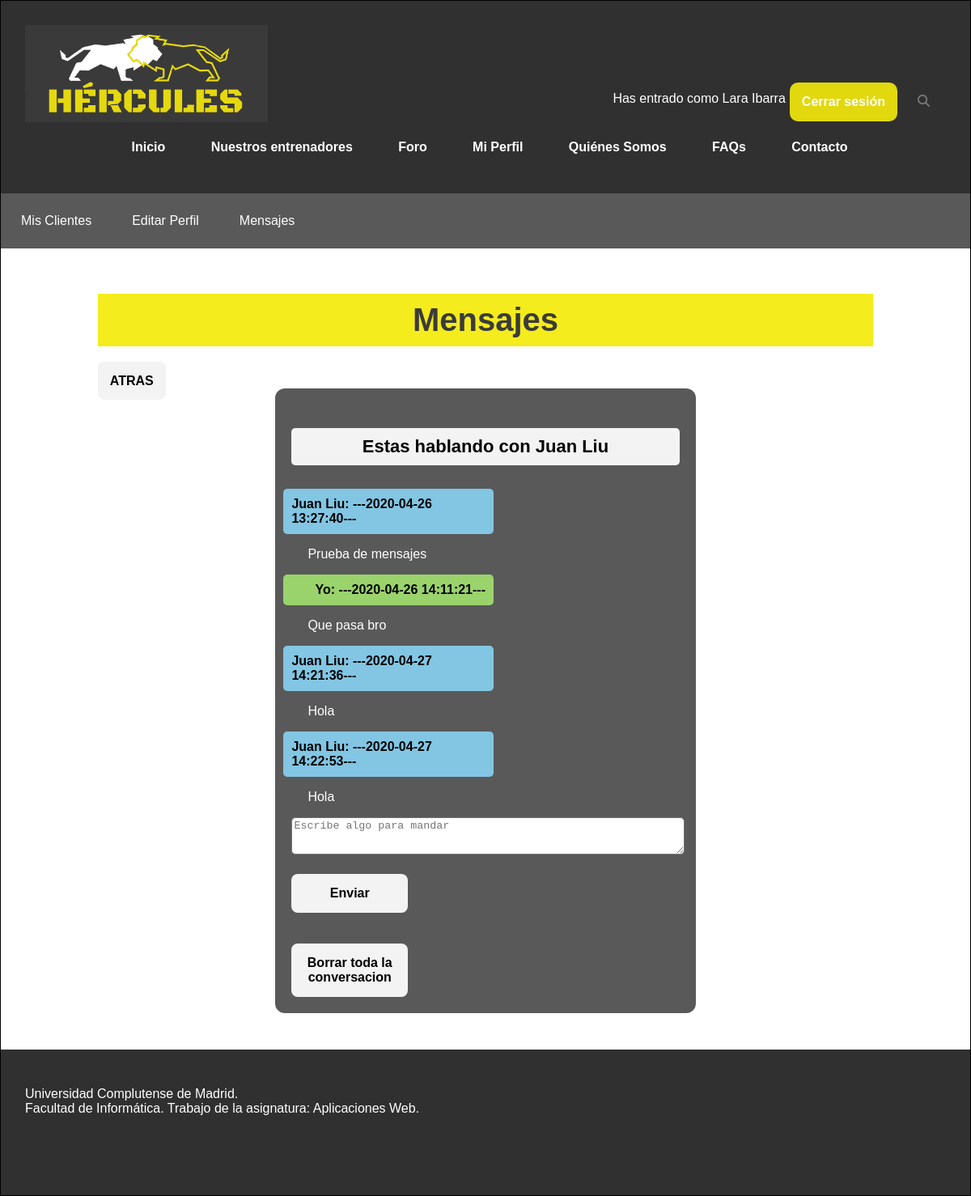
The app's page /miPerfilBuzon.php?reciever=26515643R (signed in), older data.
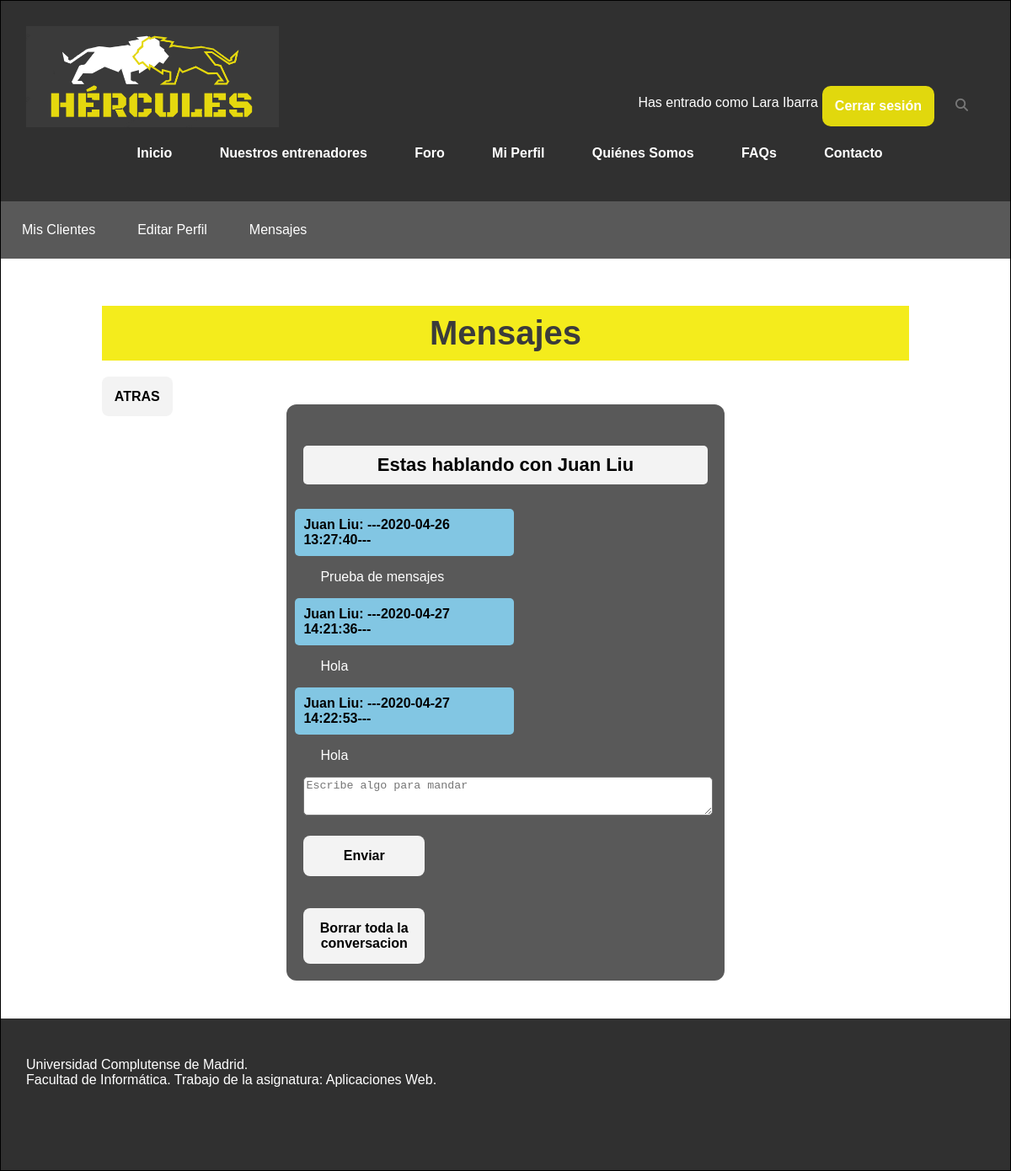
The same page, newer data.
### tables this page shows
CREATE TABLE `mensajes` (
  `id` int(11) NOT NULL,
  `emisor` varchar(10) NOT NULL,
  `receptor` varchar(10) NOT NULL,
  `texto` text NOT NULL,
  `fecha` timestamp NOT NULL DEFAULT current_timestamp(),
  `del_1` tinyint(1) NOT NULL DEFAULT 0,
  `del_2` tinyint(1) NOT NULL DEFAULT 0,
  `visto` tinyint(1) NOT NULL DEFAULT 0
);

CREATE TABLE `usuario` (
  `nif` varchar(10) NOT NULL,
  `nombre` varchar(30) NOT NULL,
  `contrasenna` varchar(255) NOT NULL,
  `foto` varchar(255) DEFAULT 'includes/img/usuarios/default.png',
  `email` varchar(30) NOT NULL,
  `sexo` varchar(6) DEFAULT NULL,
  `fechaNac` date DEFAULT NULL,
  `telefono` varchar(15) DEFAULT NULL,
  `ubicacion` varchar(50) DEFAULT NULL,
  `peso` decimal(5,2) DEFAULT NULL,
  `altura` decimal(5,0) DEFAULT NULL,
  `preferencias` varchar(50) DEFAULT NULL,
  `tipoUsuario` tinyint(2) NOT NULL DEFAULT 0,
  `titulacion` varchar(30) DEFAULT NULL,
  `especialidad` varchar(50) DEFAULT NULL,
  `experiencia` varchar(30) DEFAULT NULL
);

### includes/TOs/TOUsuario.php (called while the page is built, shortened)
<?php
class TOUsuario {
    private $nif;
    private $nombre;
    private $tipoUsuario;
    public function __construct($nif = null, $nombre = null, $password = null, $foto = null, $email = null, $sexo = null, $fechaNac = null, $telefono = null, $ubicacion = null, $peso = null, $altura = null, $preferencias = null, $tipoUsuario = null, $titulacion= null, $especialidad = null, $experiencia = null){
      $this->nif = $nif;
      $this->nombre = $nombre;
      $this->tipoUsuario = $tipoUsuario;
    }
    public function getNif()
    {
        return $this->nif;
    }
    public function setNif($nif)
    {
        $this->nif = $nif;
    }
    public function getNombre()
    {
        return $this->nombre;
    }
    public function setNombre($nombre)
    {
        $this->nombre = $nombre;
    }
    public function getTipoUsuario()
    {
        return $this->tipoUsuario;
    }
    public function setTipoUsuario($tipoUsuario)
    {
        $this->tipoUsuario = $tipoUsuario;
    }
}

### includes/DAOs/DAO.php (called while the page is built, shortened)
<?php
class DAO {
    private $servername = "localhost";
    private $username = "hercules";
    private $password = "iG8hC62acnPrvIeU";
    private $dbname = "hercules";
    private $mysqli = null;
    public function __construct(){
        if(!$this->mysqli){
            $this->mysqli = new mysqli($this->servername, $this->username, $this->password, $this->dbname);
        }
    }
    protected function consultarv2($sql){
        if ($sql != "") {
            $consulta = $this->mysqli->query($sql) or die ($this->mysqli->error. " en la linea ".(__LINE__-1));
            $tablaDatos = array();
            if (substr($sql, 0, 6) == "SELECT") {
                if ($consulta) {
                    while ($fila = mysqli_fetch_assoc($consulta)){
                        array_push($tablaDatos, $fila);
                    }
                }
            }
            return $tablaDatos;
        }
        else {
            return 0;
        }
    }
}

### includes/controller.php (called while the page is built, shortened)
<?php
require_once(__DIR__ . '/DAOs/usuarioDAO.php');
require_once(__DIR__ . '/DAOs/mensajesDAO.php');
class controller{
    private $usuarioDAO;
    private $mensajesDAO;
    private static $instance = null;
    public function __construct(){
        $this->usuarioDAO = new UsuarioDAO();
        $this->mensajesDAO = new mensajesDAO();
    }
     public static function getInstance() {
        if (null === self::$instance) {
            self::$instance = new self();
        }
        return self::$instance;
    }
    public function cargarUsuario($nif){
        $cond= "nif = '". $nif ."'";
        $res=$this->usuarioDAO->selectUsuario('', $cond);
        if (count($res) == 1) {
            $row=$res[0];
            $usuario = new TOUsuario();
            $usuario->setNif($nif);
            $usuario->setNombre($row["nombre"]);
            $usuario->setPassword($row["contrasenna"]);
            $usuario->setEmail($row["email"]);
            $usuario->setSexo($row["sexo"]);
            $usuario->setFoto($row["foto"]);
            $usuario->setFechaNac($row["fechaNac"]);
            $usuario->setTelefono($row["telefono"]);
            $usuario->setUbicacion($row["ubicacion"]);
            $usuario->setPeso($row["peso"]);
            $usuario->setAltura($row["altura"]);
            $usuario->setPreferencias($row["preferencias"]);
            $usuario->setTipoUsuario($row["tipoUsuario"]);
            $usuario->setTitulacion($row["titulacion"]);
            $usuario->setEspecialidad($row["especialidad"]);
            $usuario->setExperiencia($row["experiencia"]);
            return $usuario;
        } else{
            return 0;
        }
    }
    public function selectMensajes($col, $cond){
        return $this->mensajesDAO->select($col, $cond);
    }
}

### includes/config.php (called while the page is built, shortened)
<?php
require_once __DIR__.'/TOs/TOUsuario.php';
require_once __DIR__.'/controller.php';
$ctrl = controller::getInstance();

### includes/DAOs/mensajesDAO.php (called while the page is built, shortened)
<?php
require_once(__DIR__.'/DAO.php');
class mensajesDAO extends DAO
{
    public function select($col, $cond){
        $query = "";
        if ($col == "") {
            $col = "*";
        }
        if ($cond == "") {
            $query = "SELECT ".$col." FROM mensajes";
        }
        else {
            $query = "SELECT ".$col." FROM mensajes WHERE ".$cond;
        }
        return $this->consultarv2($query);
    }
}

### includes/DAOs/usuarioDAO.php (called while the page is built, shortened)
<?php
require_once(__DIR__.'/DAO.php');
require_once(__DIR__.'/../TOs/TOUsuario.php');
class UsuarioDAO extends DAO {
    public function selectUsuario($col, $cond){
        $query = "";
        if ($col == "") {
            $col = "*";
        }
        if ($cond == "") {
            $query = "SELECT ".$col." FROM usuario";
        }
        else {
            $query = "SELECT ".$col." FROM usuario WHERE ".$cond;
        }
        return $this->consultarv2($query);
    }
}

### miPerfilBuzon.php (the view, shortened to what this page needs)
<?php
	require_once 'includes/config.php';
?>
<!DOCTYPE html>
<html>
<head>
	<link rel="stylesheet" type="text/css" href="includes/css/estilo.css" />
	<link rel="stylesheet" type="text/css" href="includes/css/estiloPagsMiPerfil.css" />
</head>
<body>
<div id="contenedor">
	<?php
		require('includes/comun/cabecera.php');
		require('miPerfilCabecera.php');
	?>
	<div id="contenido">
		<h2>Mensajes</h2>
		<?php
		if (isset($_GET['reciever'])) {
		    echo '<a href="miPerfilBuzon.php">ATRAS</a>';
		    $ctrl->updateMensajes('visto=1', "receptor='".$_SESSION["usuario"]->getNif()."' AND emisor='".$_GET['reciever']."'");
		    $men_arr = $ctrl->selectMensajes('', "emisor='".$_SESSION["usuario"]->getNif()."' AND receptor='".$_GET['reciever']."' OR
                emisor='".$_GET['reciever']."' AND receptor='".$_SESSION["usuario"]->getNif()."' ORDER BY fecha");
		    $el_otro = '';
		    echo '<div class="chat-all">';
		    if (count($men_arr) > 0) {
		        if ($men_arr[0]['emisor'] == $_SESSION["usuario"]->getNif()) {
		            $el_otro = $ctrl->cargarUsuario($men_arr[0]['receptor'])->getNombre();
		        }
		        else {
		            $el_otro = $ctrl->cargarUsuario($men_arr[0]['emisor'])->getNombre();
		        }
		        echo '<div id="chat">';
		        echo '<h4>Estas hablando con '.$el_otro.'</h4>';
	            foreach ($men_arr as $value) {
	                if ($value['emisor'] == $_SESSION["usuario"]->getNif()) {
	                    $men = '<p><span class="yo">'."Yo: ";
	                    echo $men.'---'.$value['fecha'].'---</span></p>';
	                }
	                else {
	                    $men = '<p><span class="el-otro">'.$el_otro . ": ";
	                    echo $men.'---'.$value['fecha'].'---</span></p>';
	                }
	                echo '<p><span class="los-dos">'.$value['texto'].'</span></p>';
	            }
    		    echo '<form method="POST" action="PR_miPerfilBuzon_chat.php">';
            		    echo '<textarea name="men" rows="5" cols="40" placeholder="Escribe algo para mandar"></textarea>';
            		    echo '<div class="grupo-control"><button type="submit" name="send">Enviar</button></div>';
    		    echo '</form>';
    		    echo '<br>';
    		    echo '<form method="POST" action="PR_miPerfilBuzon_chat.php">';
    		    echo '<button type="submit" name="borrar">Borrar toda la conversacion</button>';
    		    echo '</form>';
    		    echo '</div>';
		    }
		    echo '</div>';
		}
		?>
	</div>
	<?php
		require('includes/comun/pie.php');
	?>
</div>
</body>
</html>

### includes/comun/cabecera.php (shortened to what this page needs)
<div id="cabecera">
		<a href="index.php"> <img src="includes/img/Hercules_logo.png" width="300" height="120" alt="Logo de Hercules: la web"></a>
    	<div class="saludo">
    		<?php
    		if (isset($_SESSION['login'])) {
    			echo  "<p>Has entrado como " . $_SESSION['usuario']->getNombre() . "</p><a href= logout.php>" . "Cerrar sesión" . "</a>";
    		}
    		else {
    			echo '<a href= login.php>Iniciar sesión</a>';
    			echo '<br>';
    			echo '<a href= registro.php>Regístrate</a>';
    			echo '<br>';
    		}
    		?>
             <div id="icon-search">
                <i class="fas fa-search" id="search"></i>
            </div>
    	</div>
    	<div class="menu">
    		<ul>
    		  <li><a href= index.php>Inicio</a></li>
    		  <li><a href= entrenadores.php>Nuestros entrenadores</a></li>
    		  <li><a href= foro.php>Foro</a></li>
    		  <li class="submenu"><a href= miPerfil.php>Mi Perfil</a>
              </li>
    		  <li><a href= quienes_somos.php>Quiénes Somos</a></li>
    		  <li><a href= faqs.php>FAQs</a></li>
    		  <li><a href= contacto.php>Contacto</a></li>
    		</ul>
    	</div>
</div>

### miPerfilCabecera.php (shortened to what this page needs)
<?php
	require_once 'includes/config.php';
?>
<!DOCTYPE html>
<html>
<head>
	<link rel="stylesheet" type="text/css" href="includes/css/estilo.css" />
</head>
<body>
	<div class = "menu-interno">
		<ul>
			<?php
				if ($_SESSION['usuario']->getTipoUsuario()==1) {
					echo '<li><a href= miPerfilMisClientes.php>Mis Clientes</a></li>';
					echo '<li><a href= miPerfilEditar.php>Editar Perfil</a></li>';
				}
			?>
			<li><a href= miPerfilBuzon.php>Mensajes</a></li>
		</ul>
	</div>
</body>
</html>

### includes/comun/pie.php
<div id="pie">
	<p>Universidad Complutense de Madrid. <br>
	Facultad de Informática. Trabajo de la asignatura: Aplicaciones Web.</p>
</div>

### includes/css/estilo.css (style rules this page uses)
body { width: 100%; font-family: "Trebuchet MS", Helvetica, sans-serif; margin: 0; padding: 0; background-color: white; }
div#contenedor { margin: auto; border: 1px solid black; background-color: white; width: auto; min-width: min-content; max-width:none; }
div#cabecera { padding: 30px; height: auto; background-color: #303030; color: white; display: flex; flex-flow: wrap; min-width: min-content; }
div#cabecera a, div#cabecera a:visited { color: white; font-weight: bold; text-decoration: none; }
div#cabecera .saludo { place-self: flex-end; margin-left: auto; display: flex; }
div#cabecera .saludo a { background-color: #e1d80d; padding: 15px; border-radius: 10px; margin: 5px; width: max-content; }
div#cabecera #icon-search { display: flex; justify-content: flex-end; }
#icon-search i { font-size: 15px; color: #777777; cursor: pointer; transition: all 300ms; margin: 20px 20px; }
div#cabecera .menu { display: flex; justify-content: space-around; min-width: min-content; width:100%; }
div#contenido { padding-top: 30px; padding-bottom: 30px; min-height: 500px; width: 80%; margin-left: 10%; background-color: white; overflow:auto; }
div#contenido h2 { text-align: center; font-size: 40px; margin-top:10px; color: #3b3b3b; background-color: #f4ec1c; padding: 10px; position: relative; }
div#pie { padding: 30px; height: 120px; background-color: #303030; color: white; }
p { text-align: left; }
.menu ul { list-style-type: none; margin: 0; padding: 0; overflow: hidden; display: flex; list-style: none; flex-direction: row; }
.menu ul li { margin-left: 10px; padding: 0.2em; }
.menu a { display: block; padding: 15px 20px; color: #fff; text-decoration: none; }
.menu-interno { background-color:rgba(34,34,34,0.75); margin-top: -16px; }
.menu-interno ul { padding: 0; display: flex; list-style: none; flex-direction: row; }
.menu-interno li a { display: block; padding: 25px 25px; }
.menu-interno a { display: block; color: #fff; text-decoration: none; }

### includes/css/estiloPagsMiPerfil.css (style rules this page uses)
div#contenido .chat-all { width: 50%; background-color:rgba(34,34,34,0.75); margin: 0 auto; padding: 20px; border-radius: 12px; -moz-border-radius: 12px; -o-border-radius: 12px; -webkit-border-radius: 12px; margin-bottom: 15px; }
div#contenido .chat-all h4 { text-align: center; font-size: 22px; background-color: #f3f3f3; border-radius: 5px; padding: 10px; }
div#contenido .chat-all textarea { width: 100%; height: 40px; border-radius: 5px; -moz-border-radius: 5px; -o-border-radius: 5px; -webkit-border-radius: 5px; }
.yo, .el-otro { width: 50%; padding: 10px; border-radius: 5px; font-weight: bold; }
.el-otro { background: #82C6E3; display: inline-block; text-align: left; margin: 0 0 0 -10px; }
.los-dos { width: 100%; color: white; margin: 20px; }
div#contenido a, button[type="submit"], button[id="abrir"] { cursor:pointer; text-decoration: none; border: 0; color: black; background-color: #f3f3f3; opacity: 1.5; margin-top: 20px; padding: 15px; width: 30%; font-size: 16px; font-weight: 600; border-radius: 8px; text-align: center; }
.yo { background: #9AD36B; text-align: right; display: inline-block; margin: 0 0 0 -10px; }

Row changes from the older to the newer data that the page shows:
removed mensajes: fecha "2020-04-26 14:11:21", texto "Que pasa bro"
